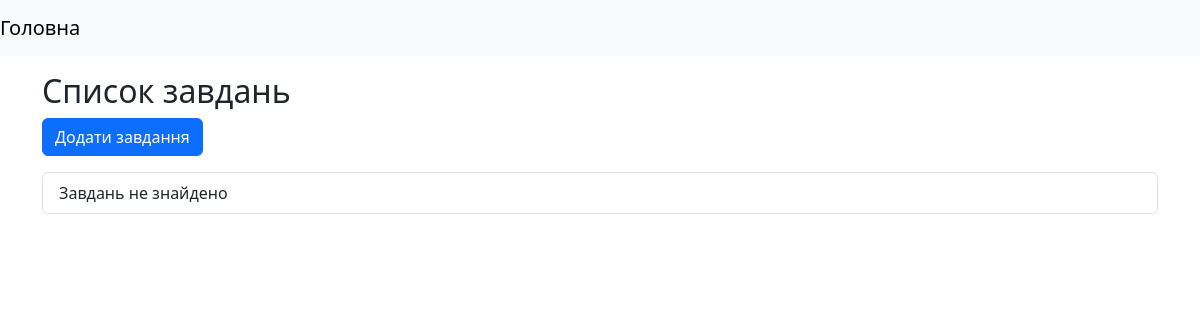
Before: / with the older database file.
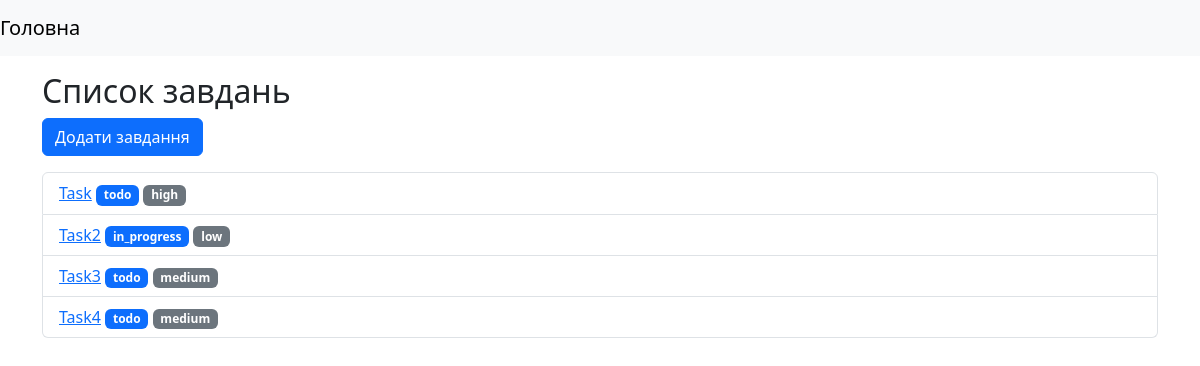
After: the same page with the newer database file.
### tasks/models.py (models this page shows, shortened)
class Task(models.Model):
    STATUS_CHOICES = [
        ("todo", "To Do"),
        ("in_progress", "In Progress"),
        ("done", "Done"),
    ]
    PRIORITY_CHOICES = [
        ("low", "Low Priority"),
        ("medium", "Medium Priority"),
        ("high", "High Priority"),
    ]
    title = models.CharField(max_length=256)
    description = models.TextField()
    status = models.CharField(max_length=20, choices=STATUS_CHOICES, default="todo")
    priority = models.CharField(max_length=20, choices=PRIORITY_CHOICES, default="medium")
    due_date = models.DateField(null=True, blank=True) #Null в базі даних, blank - користувач на сайті можене заповнити
    creator = models.ForeignKey(User, on_delete=models.CASCADE, related_name="tasks")

### tasks/views.py (the view)
# urls.py: path('', views.TaskListView.as_view(),name="task-list"),
class TaskListView(ListView):
    model = models.Task
    context_object_name = "tasks"
    template_name = "tasks/task_list.html"

### templates/tasks/task_list.html
{% extends 'base.html' %}
{% block content %}
<div class = "container mt-3">
    <h2>Список завдань</h2>
    <a href="{% url 'tasks:task-create' %}" class="btn btn-primary mb-3">Додати завдання</a>
    <ul class="list-group">
        {% for task in tasks %}
        <li class="list-group-item">
            <a href="{% url 'tasks:task-details' task.pk %}">{{task.title}}</a>
            <span class="badge text-bg-primary">{{task.status}}</span>
            <span class="badge text-bg-secondary">{{task.priority}}</span>
        </li>
        {% empty %}
        <li class="list-group-item">Завдань не знайдено</li>
        {% endfor %}
    </ul>
</div>
{% endblock %}

### templates/base.html (shortened to what this page needs)
<!DOCTYPE html>
<html lang="en">
<head>
    <link href="https://cdn.jsdelivr.net/npm/bootstrap@5.3.3/dist/css/bootstrap.min.css" rel="stylesheet">
</head>
<body>
    <nav class="navbar navbar-expand-lg navbar-light bg-light">
        <a href="{% url 'tasks:task-list' %}" class = "navbar-brand">Головна</a>
    </nav>
    {% block content%}
    {% endblock %}
</body>
</html>

Changed rows visible on the page:
added Task: title "Task", status "todo", priority "high"
added Task: title "Task2", status "in_progress", priority "low"
added Task: title "Task3", status "todo", priority "medium"
added Task: title "Task4", status "todo", priority "medium"
Other visible differences:
text no longer shown: "Завдань не знайдено"
